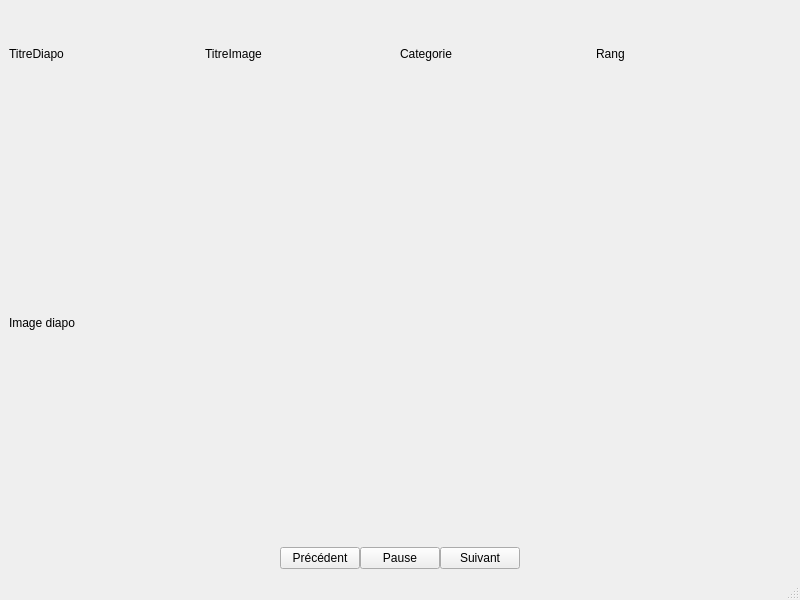
<?xml version="1.0" encoding="UTF-8"?>
<ui version="4.0">
 <class>lecteurDiaporama</class>
 <widget class="QMainWindow" name="lecteurDiaporama">
  <property name="geometry">
   <rect>
    <x>0</x>
    <y>0</y>
    <width>800</width>
    <height>600</height>
   </rect>
  </property>
  <property name="windowTitle">
   <string>lecteurDiaporama</string>
  </property>
  <widget class="QWidget" name="centralwidget">
   <layout class="QHBoxLayout" name="horizontalLayout">
    <item>
     <layout class="QVBoxLayout" name="verticalLayout" stretch="1,5,1">
      <property name="spacing">
       <number>0</number>
      </property>
      <item>
       <layout class="QHBoxLayout" name="horizontalLayout_3">
        <item>
         <widget class="QLabel" name="titreDiapo">
          <property name="text">
           <string>TitreDiapo</string>
          </property>
         </widget>
        </item>
        <item>
         <widget class="QLabel" name="titreImage">
          <property name="text">
           <string>TitreImage</string>
          </property>
         </widget>
        </item>
        <item>
         <widget class="QLabel" name="categorieImage">
          <property name="text">
           <string>Categorie</string>
          </property>
         </widget>
        </item>
        <item>
         <widget class="QLabel" name="rangImage">
          <property name="text">
           <string>Rang</string>
          </property>
         </widget>
        </item>
       </layout>
      </item>
      <item>
       <widget class="QLabel" name="imageDiapo">
        <property name="text">
         <string>Image diapo</string>
        </property>
       </widget>
      </item>
      <item>
       <layout class="QHBoxLayout" name="horizontalLayout_4">
        <item>
         <spacer name="horizontalSpacer">
          <property name="orientation">
           <enum>Qt::Horizontal</enum>
          </property>
          <property name="sizeHint" stdset="0">
           <size>
            <width>40</width>
            <height>20</height>
           </size>
          </property>
         </spacer>
        </item>
        <item>
         <widget class="QPushButton" name="bPrecedent">
          <property name="text">
           <string>Précédent</string>
          </property>
         </widget>
        </item>
        <item>
         <widget class="QPushButton" name="bPause">
          <property name="text">
           <string>Pause</string>
          </property>
         </widget>
        </item>
        <item>
         <widget class="QPushButton" name="bSuivant">
          <property name="text">
           <string>Suivant</string>
          </property>
         </widget>
        </item>
        <item>
         <spacer name="horizontalSpacer_2">
          <property name="orientation">
           <enum>Qt::Horizontal</enum>
          </property>
          <property name="sizeHint" stdset="0">
           <size>
            <width>40</width>
            <height>20</height>
           </size>
          </property>
         </spacer>
        </item>
       </layout>
      </item>
     </layout>
    </item>
   </layout>
  </widget>
  <widget class="QMenuBar" name="menubar">
   <property name="geometry">
    <rect>
     <x>0</x>
     <y>0</y>
     <width>800</width>
     <height>21</height>
    </rect>
   </property>
  </widget>
  <widget class="QStatusBar" name="statusbar"/>
 </widget>
 <resources/>
 <connections/>
</ui>
